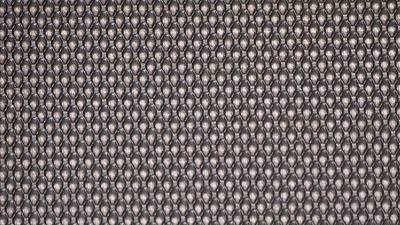
#> input picture Object Detection/Data/Training/belt.jpg, 400 x 225 px
$ python dc.py
#> lines starting #> are read from the running program, lines starting #| are printed output that depends on the picture; pictures that were not available may be replaced by others from this repository, and a replacement may not be noted
### Object Detection/Data/Training/xml_maker.py
import xml.etree.cElementTree as ET

def makeXML(count, array):
    annotation = ET.Element('annotation')
    folder = ET.SubElement(annotation, 'folder')
    folder.text = 'myapplepics'
    filename = ET.SubElement(annotation, 'filename')
    filename.text = str(count) + '.jpg'
    path = ET.SubElement(annotation, 'path')
    path.text = "/home/keato/labelImg/myapplepics/" + str(count) + '.jpg'
    source = ET.SubElement(annotation, 'source')
    database = ET.SubElement(source, 'database')
    database.text = "Unknown"
    size = ET.SubElement(annotation, 'size')
    width = ET.SubElement(size, 'width')
    width.text = "400"
    height = ET.SubElement(size, 'height')
    height.text = "225"
    depth = ET.SubElement(size, 'depth')
    depth.text = "3"
    segmented = ET.SubElement(annotation, 'segmented')
    segmented.text = '0'

    for element in array:
        object = ET.SubElement(annotation, 'object')
        name = ET.SubElement(object, 'name')
        name.text = 'Apple'
        pose = ET.SubElement(object, 'pose')
        pose.text = 'Unspecified'
        truncated = ET.SubElement(object, 'truncated')
        truncated.text = '0'
        difficult = ET.SubElement(object, 'difficult')
        difficult.text = '0'
        bndbox = ET.SubElement(object, 'bndbox')
        xmin = ET.SubElement(bndbox, 'xmin')
        xmin.text = str(element[0])
        ymin = ET.SubElement(bndbox, 'ymin')
        ymin.text = str(element[2])
        xmax = ET.SubElement(bndbox, 'xmax')
        xmax.text = str(element[1])
        ymax = ET.SubElement(bndbox, 'ymax')
        ymax.text = str(element[3])

    mydata = ET.ElementTree(annotation)
    file = "Data/" + str(count) + ".xml"
    mydata.write(file)

### Object Detection/Data/Training/dc.py
from PIL import Image, ImageFilter
import random
import xml_maker as xml


Im2 = Image.open("belt.jpg")
#> Im2 is the input picture: PIL image 400x225 RGB; mean R, G, B 113, 104.3, 103.2

for m in range(0,2000):
    apples = random.randint(1,7)
    output = Im2.copy()
    arr = [[0]*4]*apples
    for i in range(apples):
        conflict = True
        ImageNum = random.randint(1, 6)
        file = "apple" + str(ImageNum) + ".jpg"
        Im = Image.open(file)
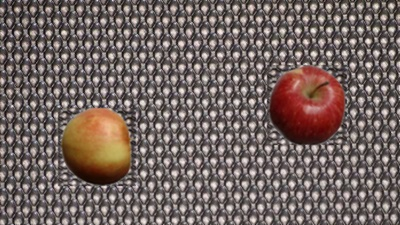
#> input picture Object Detection/Data/Training/200.jpg, 400 x 225 px, given in place of apple4.jpg, which was not available
#> Im is the input picture: PIL image 400x225 RGB; mean R, G, B 114.5, 100.6, 96.7
        newSize = random.randint(40, 125-10*apples)
        Im = Im.resize((newSize, newSize))
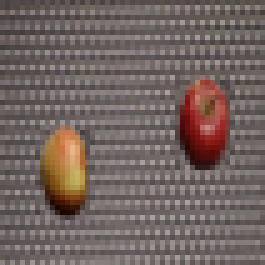
#> Im: PIL image 53x53 RGB (shown 5 times larger); mean R, G, B 114.5, 100.6, 96.7
        rot = random.randint(0, 3) * 90
        Im = Im.rotate(rot, Image.NEAREST, expand = 1)
        while conflict:
            Xcoord = random.randint(0, 299)
            Ycoord = random.randint(0, 124)
            if i == 0:
                conflict = False
                break
            k = i - 1
            j = 0
            while j <= k:
                check1 = False
                if Xcoord <= arr[j][0] <= Xcoord + newSize:
                    check1 = True
                elif arr[j][0] <= Xcoord and Xcoord + newSize <= arr[j][1]:
                    check1 = True
                elif Xcoord <= arr[j][1] <= Xcoord + newSize:
                    check1 = True

                if check1:
                    if Ycoord <= arr[j][2] <= Ycoord + newSize:
                        conflict = True
                        break
                    elif arr[j][2] <= Ycoord and Ycoord + newSize <= arr[j][3]:
                        conflict = True
                        break
                    elif Ycoord <= arr[j][3] <= Ycoord + newSize:
                        conflict = True
                        break
                else:
                    conflict = False
                j = j + 1

        output.paste(Im, (Xcoord, Ycoord))
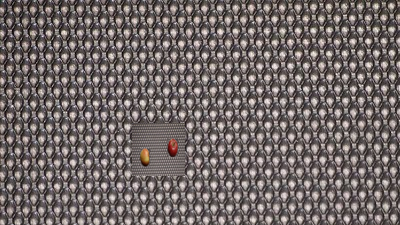
#> output: PIL image 400x225 RGB; mean R, G, B 112.8, 103.9, 102.8
        arr[i] = [Xcoord, Xcoord + newSize, Ycoord, Ycoord + newSize]

    print(m)
    xml.makeXML(m,arr)
    outFile = "Output/" + str(m) + ".jpg"
    output = output.filter(ImageFilter.SMOOTH)
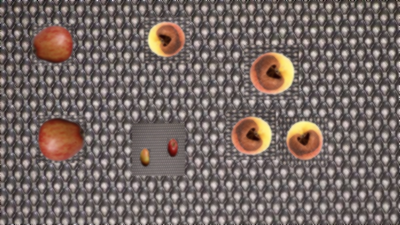
#> output: PIL image 400x225 RGB; mean R, G, B 117, 103.9, 99.6
    output = output.filter(ImageFilter.SHARPEN)
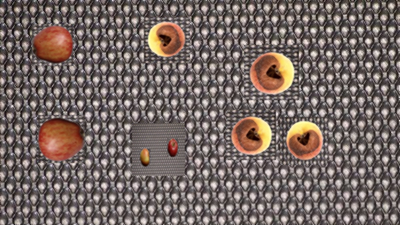
#> output: PIL image 400x225 RGB; mean R, G, B 117.1, 104, 99.7
#> (the run stopped early here; a loop or call above may not have finished)
